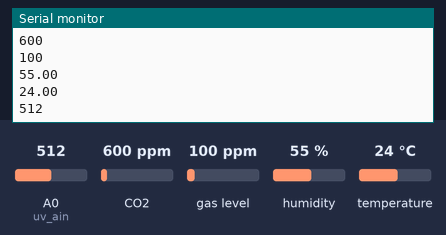
Bench run of a sketch on a simulated Arduino Uno, built with avr-gcc and run on an emulated ATmega328P. On the bench: the last lines printed to the serial monitor. The inputs (shaded band) are chosen by the test bench; at power-on: CO2 600 ppm, humidity 55 %, A0 (uv_ain) = 512, gas level 100 ppm, temperature 24 °C.

Above: at 2.8 s.
2.9 s: CO2 set to 452 ppm
5.6 s: humidity set to 22 %
At 7.3 s:
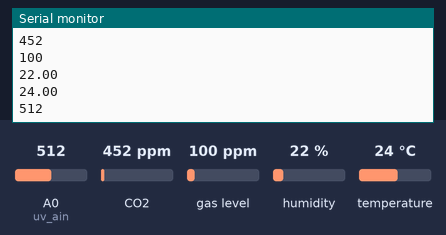
8.3 s: A0 (uv_ain) set to 716
At 10.8 s:
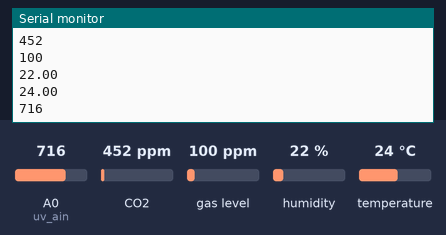
11.0 s: gas level set to 20 ppm
13.7 s: temperature set to 12 °C
At 14.4 s:
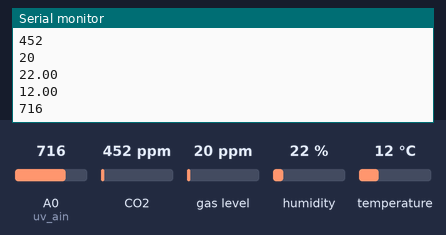
16.4 s: A0 (uv_ain) set to 992
At 19.3 s:
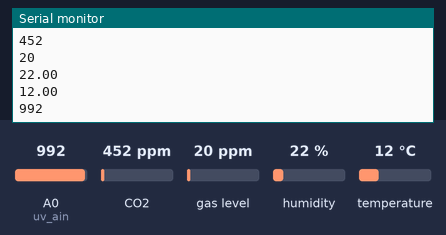
Timing chart, 0 to 20.1 s (numbered marks = the images above; inputs shaded):
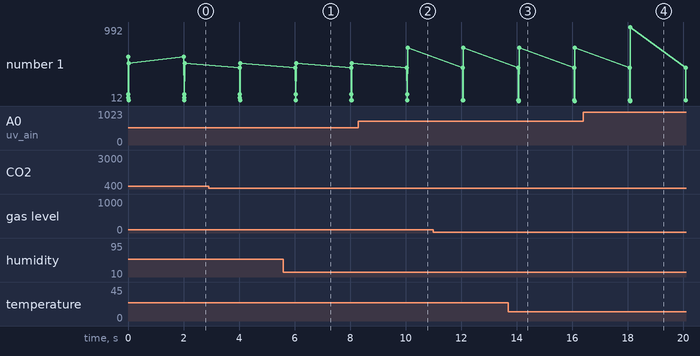

Measured:
- after the input at 5.6 s, the serial monitor: prints a new line after 0.44 s (image 1)
- after the input at 8.3 s, the serial monitor: prints a new line after 1.8 s (image 2)
- after the input at 13.7 s, the serial monitor: prints a new line after 0.38 s (image 3)
- after the input at 16.4 s, the serial monitor: prints a new line after 1.7 s (image 4)
- plotted number 1: 512 → 716 after the input at 8.3 s

The sketch:

sensor_uv_gas_temp_hum.ino
```cpp
#include "Adafruit_CCS811.h"
#include "DHT.h"

int uv_ain=A0;
int ad_value;

#define DHTPIN 6     // Pin donde está conectado el sensor
#define DHTTYPE DHT22   // Sensor DHT22

DHT dht(DHTPIN, DHTTYPE);
Adafruit_CCS811 ccs;

void setup() {
  pinMode(uv_ain,INPUT);
  Serial.begin(9600);
  dht.begin();
  if(!ccs.begin()){
    Serial.println("Failed to start sensor! Please check your wiring.");
    while(1);
  }
  // Wait for the sensor to be ready
  while(!ccs.available());
}

void loop() {
  float h = dht.readHumidity(); //Leemos la Humedad
  float t = dht.readTemperature(); //Leemos la temperatura en grados Celsius
  ad_value=analogRead(uv_ain);

  if(ccs.available()){
    if(!ccs.readData()){
      //Serial.print("CO2: ");
      if(ccs.geteCO2() != 0){
        Serial.println(ccs.geteCO2());    //Particulas por millon de dioxido de carbono
        Serial.println(ccs.getTVOC());
        Serial.println(h);
        Serial.println(t);
        Serial.println(ad_value);
      }
      //Serial.print("ppm, TVOC: ");
      // (gramos/metrocubico)productos químicos que se convierten
      //fácilmente en vapores o gases (metano, etano, propano, n-butano, n-pentano, benceno, tolueno, xileno y etileno)

    }
    else{
      Serial.println("ERROR!");
      while(1);
    }
  }
  delay(2000);
}
```
